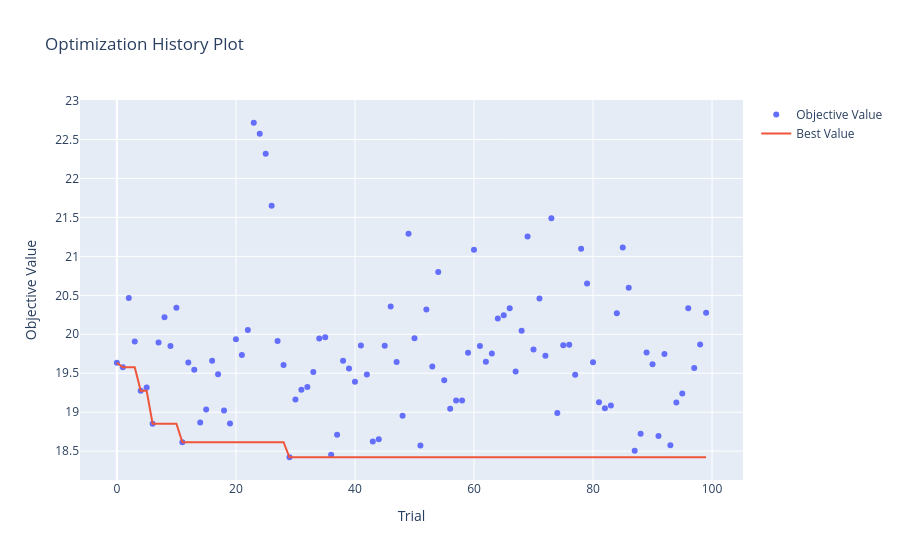

Here is the notebook cell this chart was saved with:
### Markdown cell above
Vamos analisar graficamente os resultados:

### Code cell
vis.plot_optimization_history(estudo_arvore)
